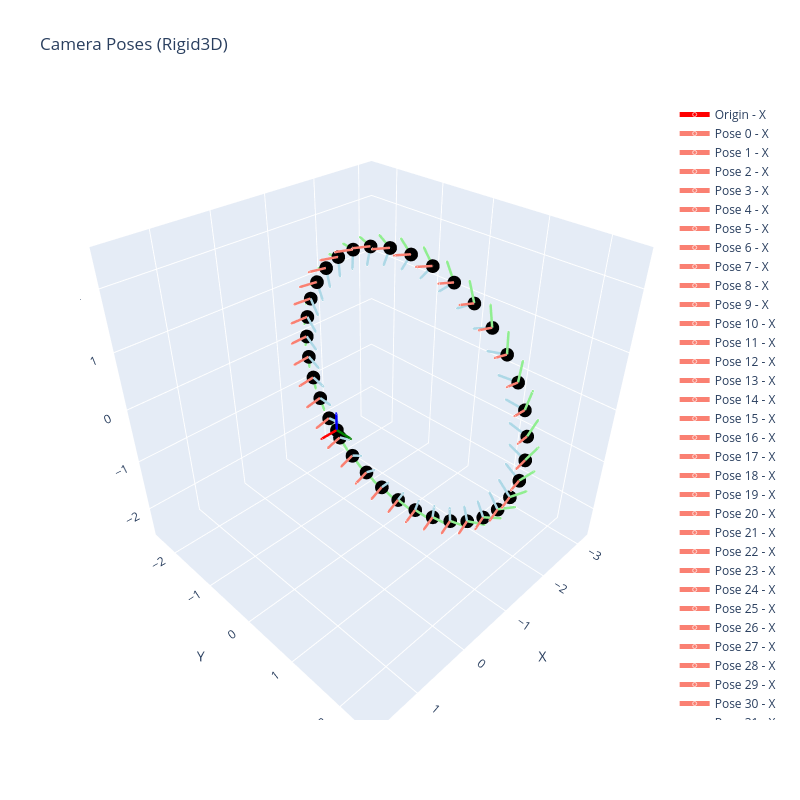

Source (notebook cell):
### Code cell
# plot to see
fig = plot_rigid3d_poses(many_rotations_around_x_axis, show_origin=True, axis_length=0.3)
fig.show()
